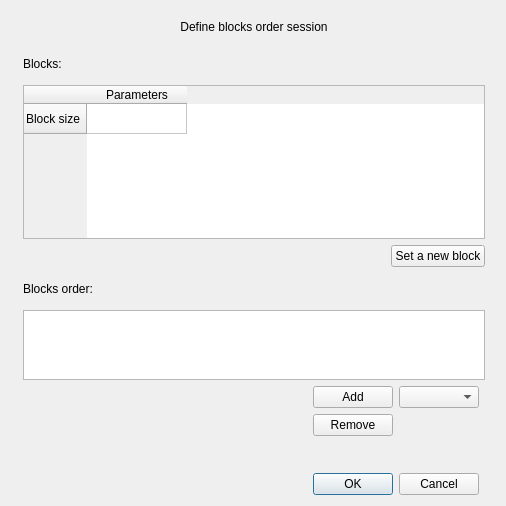
<?xml version="1.0" encoding="UTF-8"?>
<ui version="4.0">
 <class>Dialog</class>
 <widget class="QDialog" name="Dialog">
  <property name="geometry">
   <rect>
    <x>0</x>
    <y>0</y>
    <width>506</width>
    <height>506</height>
   </rect>
  </property>
  <property name="windowTitle">
   <string>Dialog</string>
  </property>
  <layout class="QGridLayout" name="gridLayout" columnminimumwidth="1,1,1">
   <item row="0" column="2">
    <layout class="QGridLayout" name="gridLayout_2" rowstretch="1,1,5,1,1,1,1,1,1,1" columnstretch="5,0,0,0">
     <property name="leftMargin">
      <number>10</number>
     </property>
     <property name="rightMargin">
      <number>10</number>
     </property>
     <item row="1" column="0" colspan="4">
      <widget class="QLabel" name="blocks_label">
       <property name="styleSheet">
        <string notr="true">font: 12pt &quot;Arial&quot;;</string>
       </property>
       <property name="text">
        <string>Blocks:</string>
       </property>
      </widget>
     </item>
     <item row="0" column="0" colspan="4">
      <widget class="QLabel" name="header_label">
       <property name="styleSheet">
        <string notr="true">font: 30pt &quot;Arial&quot;;</string>
       </property>
       <property name="text">
        <string>Define blocks order session</string>
       </property>
       <property name="alignment">
        <set>Qt::AlignCenter</set>
       </property>
      </widget>
     </item>
     <item row="4" column="0">
      <widget class="QLabel" name="blocks_order_label">
       <property name="styleSheet">
        <string notr="true">font: 12pt &quot;Arial&quot;;</string>
       </property>
       <property name="text">
        <string>Blocks order:</string>
       </property>
      </widget>
     </item>
     <item row="9" column="1" colspan="2">
      <widget class="QDialogButtonBox" name="buttonBox">
       <property name="orientation">
        <enum>Qt::Horizontal</enum>
       </property>
       <property name="standardButtons">
        <set>QDialogButtonBox::Cancel|QDialogButtonBox::Ok</set>
       </property>
      </widget>
     </item>
     <item row="8" column="1">
      <spacer name="verticalSpacer">
       <property name="orientation">
        <enum>Qt::Vertical</enum>
       </property>
       <property name="sizeHint" stdset="0">
        <size>
         <width>20</width>
         <height>40</height>
        </size>
       </property>
      </spacer>
     </item>
     <item row="6" column="2">
      <widget class="QComboBox" name="blocks_comboBox"/>
     </item>
     <item row="6" column="1">
      <widget class="QPushButton" name="add_pushButton">
       <property name="text">
        <string>Add</string>
       </property>
      </widget>
     </item>
     <item row="7" column="1">
      <widget class="QPushButton" name="remove_pushButton">
       <property name="text">
        <string>Remove</string>
       </property>
      </widget>
     </item>
     <item row="5" column="0" colspan="4">
      <widget class="QTableWidget" name="blocks_in_session_tableWidget"/>
     </item>
     <item row="3" column="1" colspan="3">
      <layout class="QHBoxLayout" name="set_new_block_horizontalLayout">
       <item>
        <spacer name="horizontalSpacer">
         <property name="orientation">
          <enum>Qt::Horizontal</enum>
         </property>
         <property name="sizeHint" stdset="0">
          <size>
           <width>40</width>
           <height>20</height>
          </size>
         </property>
        </spacer>
       </item>
       <item>
        <widget class="QPushButton" name="set_new_block_pushButton">
         <property name="text">
          <string>Set a new block</string>
         </property>
        </widget>
       </item>
      </layout>
     </item>
     <item row="2" column="0" colspan="4">
      <widget class="QTableWidget" name="blocks_tableWidget">
       <row>
        <property name="text">
         <string>Block size</string>
        </property>
       </row>
       <column>
        <property name="text">
         <string>Parameters</string>
        </property>
       </column>
      </widget>
     </item>
    </layout>
   </item>
  </layout>
 </widget>
 <resources/>
 <connections>
  <connection>
   <sender>buttonBox</sender>
   <signal>rejected()</signal>
   <receiver>Dialog</receiver>
   <slot>reject()</slot>
   <hints>
    <hint type="sourcelabel">
     <x>316</x>
     <y>260</y>
    </hint>
    <hint type="destinationlabel">
     <x>286</x>
     <y>274</y>
    </hint>
   </hints>
  </connection>
  <connection>
   <sender>buttonBox</sender>
   <signal>accepted()</signal>
   <receiver>Dialog</receiver>
   <slot>accept()</slot>
   <hints>
    <hint type="sourcelabel">
     <x>248</x>
     <y>254</y>
    </hint>
    <hint type="destinationlabel">
     <x>157</x>
     <y>274</y>
    </hint>
   </hints>
  </connection>
 </connections>
</ui>
